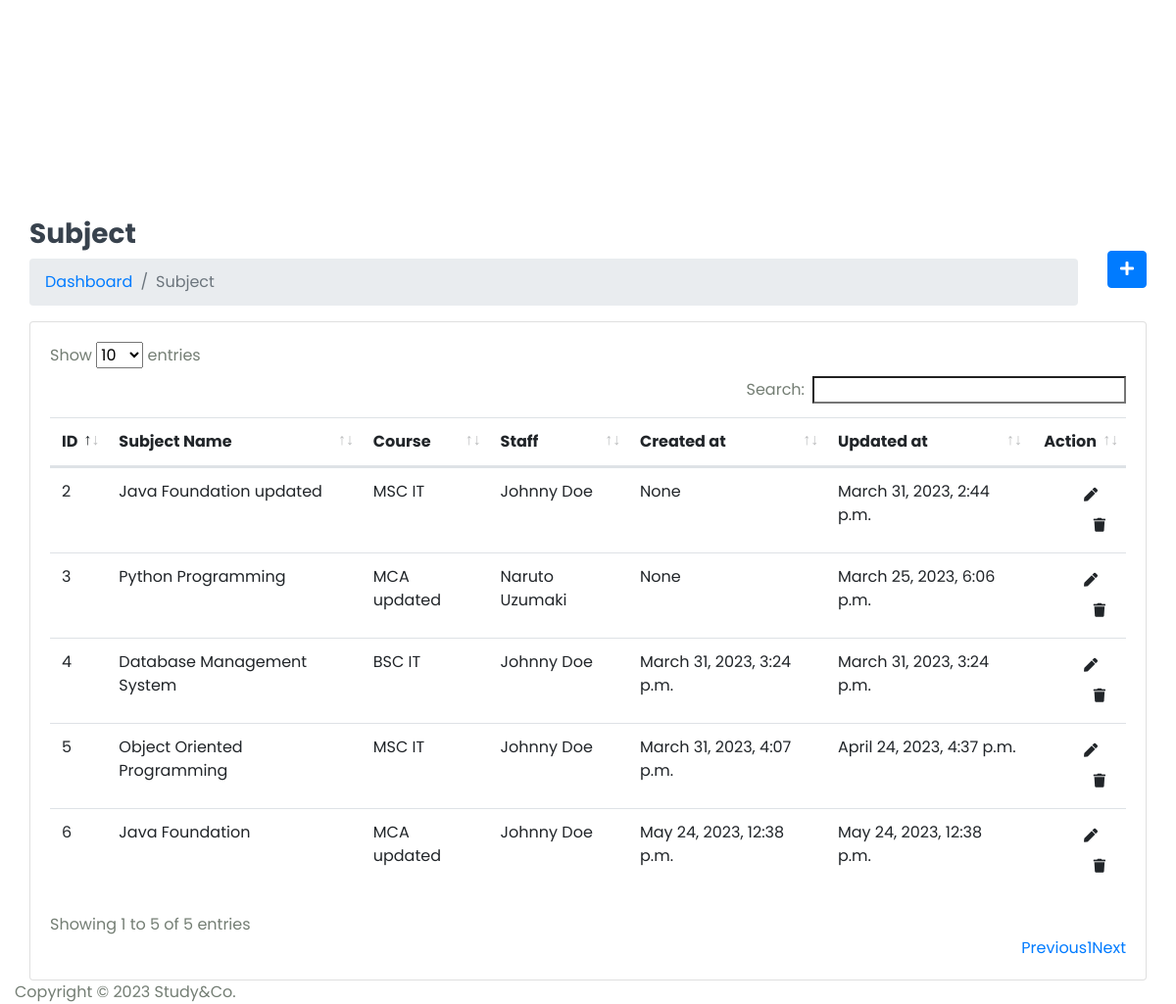
Before: /Hod/Subject/View (signed in, lower part) with the older database file.
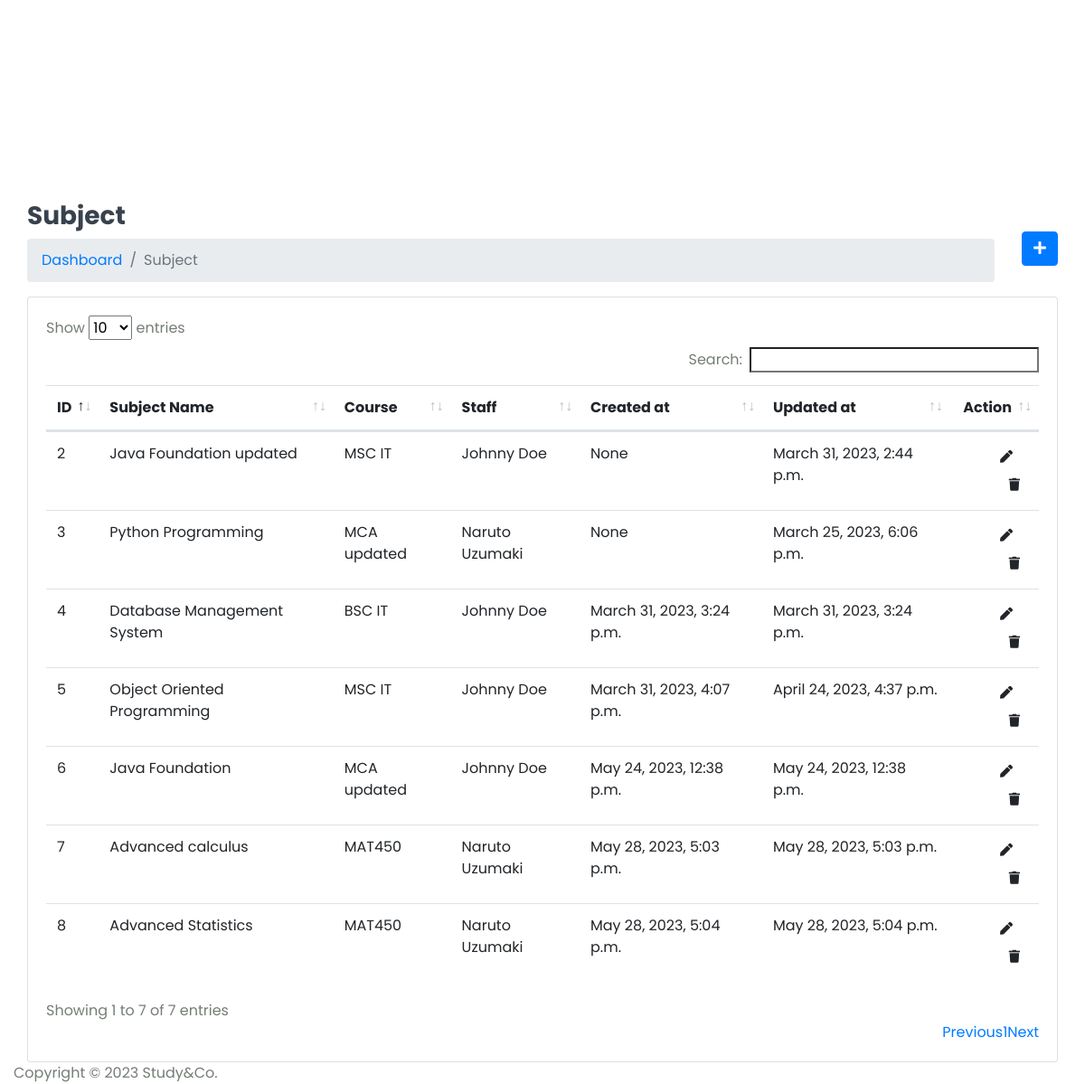
After: the same page with the newer database file.
### StudyApp/models.py (models this page shows, shortened)
class Subject(models.Model):
    name = models.CharField(max_length=100)
    course = models.ForeignKey(Course,on_delete=models.CASCADE)
    staff = models.ForeignKey(Staff,on_delete=models.CASCADE)
    created_at = models.DateTimeField(auto_now_add=True,null = True)
    updated_at = models.DateTimeField(auto_now=True)

class Course(models.Model):
    name = models.CharField(max_length=100)
    created_at = models.DateTimeField(auto_now_add=True)
    updated_at = models.DateTimeField(auto_now=True)
    def __str__(self):
        return self.name

class Staff(models.Model):
    admin = models.OneToOneField(CustomUser,on_delete=models.CASCADE)
    address = models.TextField()
    gender = models.CharField(max_length=100)
    created_at = models.DateTimeField(auto_now_add=True)
    updated_at = models.DateTimeField(auto_now=True)

class CustomUser(AbstractUser):
    USER = (
        (1,'HOD'),
        (2,'STAFF'),
        (3,'STUDENT'),
    )
    user_type = models.CharField(choices=USER,max_length=50,default=1)
    profile_pic = models.ImageField(upload_to='media/profile_pic')

### StudyGo/Hod_Views.py (the view)
# urls.py: path('Hod/Subject/View',Hod_Views.VIEW_SUBJECT,name='view_subject'),
@login_required(login_url='login/')
def VIEW_SUBJECT(request):
    subject = Subject.objects.all()
    context = {
        'subject':subject,
    }
    return render(request,'Hod/view_subject.html',context)

### templates/Hod/view_subject.html (shortened to what this page needs)
{% extends 'base.html' %} {% block content %}
<div class="content container-fluid">
  <div class="page-header">
    <div class="row align-items-center">
      <div class="col">
        <h3 class="page-title">Subject</h3>
        <ul class="breadcrumb">
          <li class="breadcrumb-item"><a href="index.html">Dashboard</a></li>
          <li class="breadcrumb-item active">Subject</li>
        </ul>
      </div>
      <div class="col-auto text-right float-right ml-auto">
        <a href="{% url 'add_subject' %}" class="btn btn-primary"
          ><i class="fas fa-plus"></i
        ></a>
      </div>
    </div>
  </div>
  <div class="row">
    <div class="col-sm-12">
      <div class="card card-table">
        <div class="card-body">
          <div class="table-responsive">
            <table id="table_id" class="table table-hover table-center mb-0">
              <thead>
                <tr>
                  <th>ID</th>
                  <th>Subject Name</th>
                  <th>Course</th>
                  <th>Staff</th>
                  <th>Created at</th>
                  <th>Updated at</th>
                  <th class="text-right">Action</th>
                </tr>
              </thead>
              <tbody>
                {% for i in subject %}
                <tr>
                  <td>{{i.id}}</td>
                  <td>{{i.name}}</td>
                  <td>{{i.course}}</td>
                  <td>
                    {{i.staff.admin.first_name}} {{i.staff.admin.last_name}}
                  </td>
                  <td>{{i.created_at}}</td>
                  <td>{{i.updated_at}}</td>
                  <td class="text-right">
                    <div class="actions">
                      <a
                        href="{% url 'edit_subject' i.id %}"
                        class="btn btn-sm bg-success-light mr-2"
                      >
                        <i class="fas fa-pen"></i>
                      </a>
                      <a
                        href="{% url 'delete_subject' i.id %}"
                        onclick="return confirm('Are you sure to delete?');"
                        class="btn btn-sm bg-danger-light"
                      >
                        <i class="fas fa-trash"></i>
                      </a>
                    </div>
                  </td>
                </tr>
                {% endfor %}
              </tbody>
            </table>
          </div>
        </div>
      </div>
    </div>
  </div>
</div>
{% endblock content %}

Changed rows visible on the page:
added Subject: id "7", name "Advanced calculus", course "MAT450", staff.admin.first_name "Naruto", staff.admin.last_name "Uzumaki", created_at "May 28, 2023, 5:03 p.m.", updated_at "May 28, 2023, 5:03 p.m."
added Subject: id "8", name "Advanced Statistics", course "MAT450", staff.admin.first_name "Naruto", staff.admin.last_name "Uzumaki", created_at "May 28, 2023, 5:04 p.m.", updated_at "May 28, 2023, 5:04 p.m."
Other visible differences:
text written by a page script: "Show entries Search: Showing 1 to 5 of 5 entries Previous 1 Next" → "Show entries Search: Showing 1 to 7 of 7 entries Previous 1 Next"
